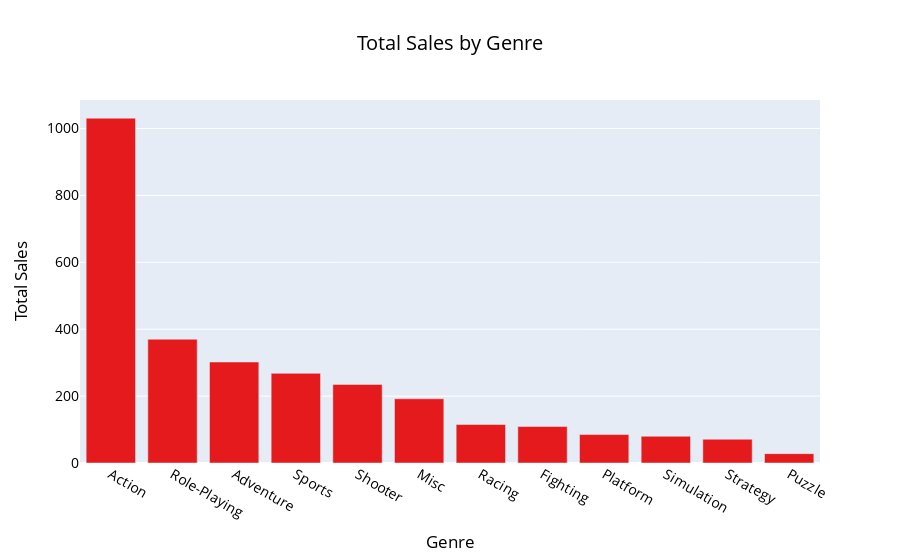

Here is the notebook cell this chart was saved with:
### Markdown cell above
### 3.8 Sales & Distribution of Games by Genre
Let's dive into what the most profitable genres are and see if we can make any generalizations about genres at either end of the sales spectrum.

To begin, we'll group by 'genre' and then count total sales per genre and sort it in descending order. Then we'll create a bar graph and a bit of detail to it.

### Code cell
genre_recent = df_recent.groupby('genre')['total_sales'].size().sort_values(ascending = False)
sales_by_genre = px.bar(genre_recent, 
                        title = 'Total Sales by Genre', 
                        labels = {'index': 'Genre', 'value': 'Total Sales'}, 
                        color_discrete_sequence= px.colors.qualitative.Set1)

sales_by_genre.update_layout(title_x = 0.5, 
                             showlegend = False, 
                             font = dict(size = 14, 
                                         color = 'black'), 
                                         xaxis_title = 'Genre')

### Figure 1 — Plotly figure (JSON) as saved in the notebook; plotly's stock layout.template omitted (floating-point values rounded to 4 significant figures)
{"data": [{"hovertemplate": "variable=total_sales<br>genre=%{x}<br>Total Sales=%{y}<extra></extra>", "legendgroup": "total_sales", "marker": {"color": "rgb(228,26,28)", "pattern": {"shape": ""}}, "name": "total_sales", "orientation": "v", "showlegend": true, "textposition": "auto", "type": "bar", "x": ["Action", "Role-Playing", "Adventure", "Sports", "Shooter", "Misc", "Racing", "Fighting", "Platform", "Simulation", "Strategy", "Puzzle"], "xaxis": "x", "y": [1031, 370, 302, 268, 235, 192, 115, 109, 85, 80, 71, 28], "yaxis": "y"}], "layout": {"barmode": "relative", "font": {"color": "black", "size": 14}, "legend": {"title": {"text": "variable"}, "tracegroupgap": 0}, "showlegend": false, "title": {"text": "Total Sales by Genre", "x": 0.5}, "xaxis": {"anchor": "y", "domain": [0, 1], "title": {"text": "Genre"}}, "yaxis": {"anchor": "x", "domain": [0, 1], "title": {"text": "Total Sales"}}}}
